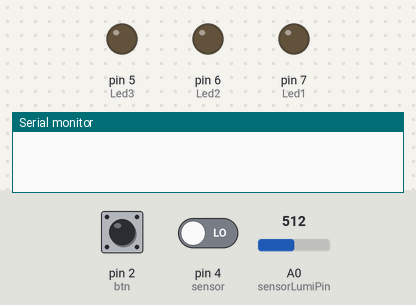
Simulated run of this sketch. Board: Arduino Uno, built with avr-gcc and run on an emulated ATmega328P. Shown: output pins drawn as LEDs (lit = HIGH), the last lines printed to the serial monitor. Inputs (shaded band) come from the test bench; at power-on: pin 2 (btn) HIGH, pin 4 (sensor) LOW, A0 (sensorLumiPin) = 512.

Above: at 1.2 s.
1.3 s: pin 2 (btn) pulled LOW for 1 s
At 1.42 s:
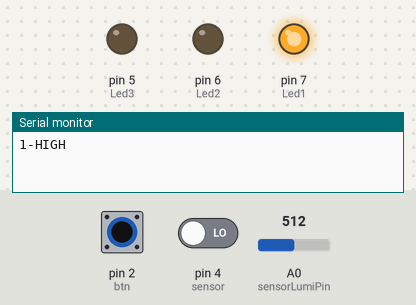
At 1.9 s:
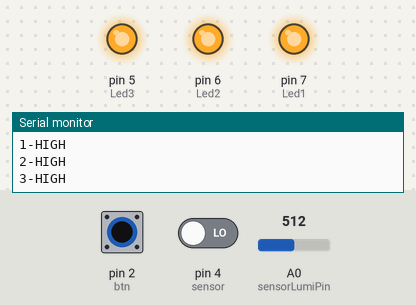
Timing chart, 0 to 4.3 s (numbered marks = the images above; inputs shaded):
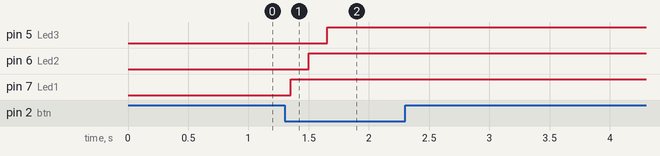

Measured:
- after the input at 1.3 s, pin 5 (Led3): LOW → HIGH after 0.35 s; pin 6 (Led2): LOW → HIGH after 0.20 s; pin 7 (Led1): LOW → HIGH after 0.05 s

The sketch:

codigo.ino
```cpp
int       cont            = 0;
int 	    contBtn		      = 0;
int aux = 0;
int auxBtn = 0;
int ligado = 0;
const int Led1            = 7;
const int Led2            = 6;
const int Led3            = 5;
const int btn             = 2;
const int sensor          = 4;
int       sensorLumiPin   = 0;
int       sensorLumiValue = 0;
int       valorBtn        = 0;
bool      valorSensor;
long previousMillis       = 0;
long previousMillisBtn    = 0;
long redLedInterval       = 2000;
long BtnInterval          = 6000;

void setup()
{
  //INPUT
  pinMode(btn, INPUT);
  pinMode(sensor, INPUT);

  //OUTPUT
  pinMode(Led1, OUTPUT);
  pinMode(Led2, OUTPUT);
  pinMode(Led3, OUTPUT);

  //comunicação serial
  Serial.begin(9600);
}

void loop()
{
  //Obtem tempo atual
  unsigned long currentMillis = millis();

  // le o valor do botão
  valorBtn = digitalRead(btn);
  if(valorBtn == 0){
  	previousMillisBtn = currentMillis+BtnInterval;
    if(contBtn == 3){
    	contBtn = 0;
    }else{
    	contBtn++;
    }
  }

  // read the value from the sensor:
  sensorLumiValue = analogRead(sensorLumiPin);
  if(sensorLumiValue <= 230){
    cont = 3;
  } else if(sensorLumiValue > 230 && sensorLumiValue <=400){
    cont = 2;
  } else if(sensorLumiValue > 400 && sensorLumiValue <= 600){
    cont = 1;
  } else if(sensorLumiValue > 600){
    cont = 0;
  }


  //verifica o sensor e liga os leds
  valorSensor = digitalRead(sensor);

  if((currentMillis+BtnInterval) - previousMillisBtn > BtnInterval){
    if(valorSensor == 1 && aux != cont){
      if(cont == 1 || cont == 2 || cont == 3){
          previousMillis = currentMillis+redLedInterval;
          ligado = 1;
      }
      if(cont == 0){
        digitalWrite(Led1, LOW);
        digitalWrite(Led2, LOW);
        digitalWrite(Led3, LOW);
        Serial.println("1-LOW");
        Serial.println("2-LOW");
        Serial.println("3-LOW");
      }else if(cont == 1){
        digitalWrite(Led1, HIGH);
        Serial.println("1-HIGH");
      } else if(cont == 2){
        digitalWrite(Led1, HIGH);
        digitalWrite(Led2, HIGH);
        Serial.println("1-HIGH");
        Serial.println("2-HIGH");
      }else if(cont == 3){
        digitalWrite(Led1, HIGH);
        digitalWrite(Led2, HIGH);
        digitalWrite(Led3, HIGH);
        Serial.println("1-HIGH");
        Serial.println("2-HIGH");
        Serial.println("3-HIGH");
      }
    }else if((currentMillis+redLedInterval) - previousMillis > redLedInterval){
      if(ligado == 1){
        digitalWrite(Led1, LOW);
        digitalWrite(Led2, LOW);
        digitalWrite(Led3, LOW);
        Serial.println("1-LOW");
        Serial.println("2-LOW");
        Serial.println("3-LOW");
        ligado = 0;
      }
    }
  }else{
    if(auxBtn != contBtn){
      if(contBtn == 0){
        digitalWrite(Led1, LOW);
        digitalWrite(Led2, LOW);
        digitalWrite(Led3, LOW);
        Serial.println("1-LOW");
        Serial.println("2-LOW");
        Serial.println("3-LOW");
      }else if(contBtn == 1){
        digitalWrite(Led1, HIGH);
        Serial.println("1-HIGH");
      }else if(contBtn == 2){
        digitalWrite(Led2, HIGH);
        Serial.println("2-HIGH");
      }else if(contBtn == 3){
        digitalWrite(Led3, HIGH);
        Serial.println("3-HIGH");
      }
    }
  }

  delay(150);
}
```
